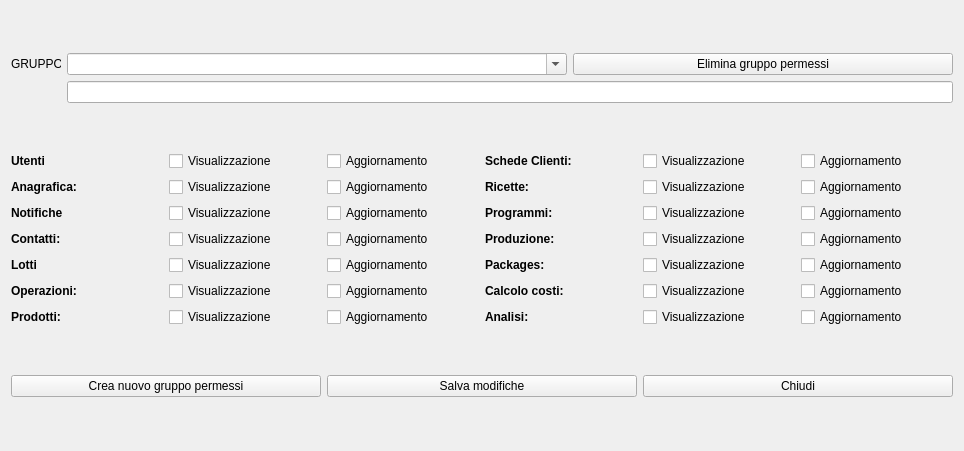
<?xml version="1.0" encoding="UTF-8"?>
<ui version="4.0">
 <class>HGroups</class>
 <widget class="QWidget" name="HGroups">
  <property name="windowModality">
   <enum>Qt::ApplicationModal</enum>
  </property>
  <property name="geometry">
   <rect>
    <x>0</x>
    <y>0</y>
    <width>964</width>
    <height>451</height>
   </rect>
  </property>
  <property name="windowTitle">
   <string>Gestione Gruppi</string>
  </property>
  <property name="windowIcon">
   <iconset resource="icons.qrc">
    <normaloff>:/Resources/user-group-icon.png</normaloff>:/Resources/user-group-icon.png</iconset>
  </property>
  <layout class="QVBoxLayout" name="verticalLayout_2">
   <item>
    <layout class="QVBoxLayout" name="verticalLayout">
     <item>
      <layout class="QGridLayout" name="gridLayout_3">
       <item row="0" column="1">
        <widget class="QComboBox" name="cbGruppi">
         <property name="minimumSize">
          <size>
           <width>500</width>
           <height>0</height>
          </size>
         </property>
         <property name="maximumSize">
          <size>
           <width>500</width>
           <height>16777215</height>
          </size>
         </property>
         <property name="editable">
          <bool>true</bool>
         </property>
        </widget>
       </item>
       <item row="0" column="2">
        <widget class="QPushButton" name="pbDelete">
         <property name="text">
          <string>Elimina gruppo permessi</string>
         </property>
         <property name="icon">
          <iconset resource="icons.qrc">
           <normaloff>:/Resources/Banned-Sign.PNG</normaloff>:/Resources/Banned-Sign.PNG</iconset>
         </property>
         <property name="iconSize">
          <size>
           <width>32</width>
           <height>32</height>
          </size>
         </property>
        </widget>
       </item>
       <item row="0" column="0">
        <widget class="QLabel" name="lb_gruppo">
         <property name="minimumSize">
          <size>
           <width>50</width>
           <height>0</height>
          </size>
         </property>
         <property name="maximumSize">
          <size>
           <width>50</width>
           <height>16777215</height>
          </size>
         </property>
         <property name="text">
          <string>GRUPPO:</string>
         </property>
        </widget>
       </item>
      </layout>
     </item>
     <item>
      <layout class="QGridLayout" name="gridLayout_4">
       <item row="0" column="0">
        <widget class="QLabel" name="spacer">
         <property name="minimumSize">
          <size>
           <width>50</width>
           <height>0</height>
          </size>
         </property>
         <property name="maximumSize">
          <size>
           <width>50</width>
           <height>16777215</height>
          </size>
         </property>
         <property name="text">
          <string/>
         </property>
        </widget>
       </item>
       <item row="0" column="1">
        <widget class="QLineEdit" name="leDesc"/>
       </item>
      </layout>
     </item>
    </layout>
   </item>
   <item>
    <layout class="QHBoxLayout" name="horizontalLayout_2">
     <item>
      <layout class="QGridLayout" name="gridLayout">
       <item row="0" column="0">
        <widget class="QLabel" name="label_2">
         <property name="font">
          <font>
           <bold>true</bold>
          </font>
         </property>
         <property name="text">
          <string>Utenti</string>
         </property>
        </widget>
       </item>
       <item row="0" column="1">
        <widget class="QCheckBox" name="cbVistaUtenti">
         <property name="text">
          <string>Visualizzazione</string>
         </property>
        </widget>
       </item>
       <item row="0" column="2">
        <widget class="QCheckBox" name="cbUpdateUtenti">
         <property name="text">
          <string>Aggiornamento</string>
         </property>
        </widget>
       </item>
       <item row="1" column="0">
        <widget class="QLabel" name="label_3">
         <property name="font">
          <font>
           <bold>true</bold>
          </font>
         </property>
         <property name="text">
          <string>Anagrafica:</string>
         </property>
        </widget>
       </item>
       <item row="1" column="1">
        <widget class="QCheckBox" name="cbVistaAnagrafica">
         <property name="text">
          <string>Visualizzazione</string>
         </property>
        </widget>
       </item>
       <item row="1" column="2">
        <widget class="QCheckBox" name="cbUpdateAnagrafica">
         <property name="text">
          <string>Aggiornamento</string>
         </property>
        </widget>
       </item>
       <item row="2" column="0">
        <widget class="QLabel" name="label_4">
         <property name="font">
          <font>
           <bold>true</bold>
          </font>
         </property>
         <property name="text">
          <string>Notifiche</string>
         </property>
        </widget>
       </item>
       <item row="2" column="1">
        <widget class="QCheckBox" name="cbVistaNotifiche">
         <property name="text">
          <string>Visualizzazione</string>
         </property>
        </widget>
       </item>
       <item row="2" column="2">
        <widget class="QCheckBox" name="cbUpdateNotifiche">
         <property name="text">
          <string>Aggiornamento</string>
         </property>
        </widget>
       </item>
       <item row="3" column="0">
        <widget class="QLabel" name="label_6">
         <property name="font">
          <font>
           <bold>true</bold>
          </font>
         </property>
         <property name="text">
          <string>Contatti:</string>
         </property>
        </widget>
       </item>
       <item row="3" column="1">
        <widget class="QCheckBox" name="cbVistacontatti">
         <property name="text">
          <string>Visualizzazione</string>
         </property>
        </widget>
       </item>
       <item row="3" column="2">
        <widget class="QCheckBox" name="cbUpdateContatti">
         <property name="text">
          <string>Aggiornamento</string>
         </property>
        </widget>
       </item>
       <item row="4" column="0">
        <widget class="QLabel" name="label_7">
         <property name="font">
          <font>
           <bold>true</bold>
          </font>
         </property>
         <property name="text">
          <string>Lotti</string>
         </property>
        </widget>
       </item>
       <item row="4" column="1">
        <widget class="QCheckBox" name="cbVistaLotti">
         <property name="text">
          <string>Visualizzazione</string>
         </property>
        </widget>
       </item>
       <item row="4" column="2">
        <widget class="QCheckBox" name="cbUpdateLotti">
         <property name="text">
          <string>Aggiornamento</string>
         </property>
        </widget>
       </item>
       <item row="5" column="0">
        <widget class="QLabel" name="label_5">
         <property name="font">
          <font>
           <bold>true</bold>
          </font>
         </property>
         <property name="text">
          <string>Operazioni:</string>
         </property>
        </widget>
       </item>
       <item row="5" column="1">
        <widget class="QCheckBox" name="cbVistaOperazioni">
         <property name="text">
          <string>Visualizzazione</string>
         </property>
        </widget>
       </item>
       <item row="5" column="2">
        <widget class="QCheckBox" name="cbUpdateOperazioni">
         <property name="text">
          <string>Aggiornamento</string>
         </property>
        </widget>
       </item>
       <item row="6" column="0">
        <widget class="QLabel" name="label_8">
         <property name="font">
          <font>
           <bold>true</bold>
          </font>
         </property>
         <property name="text">
          <string>Prodotti:</string>
         </property>
        </widget>
       </item>
       <item row="6" column="1">
        <widget class="QCheckBox" name="cbVistaProdotti">
         <property name="text">
          <string>Visualizzazione</string>
         </property>
        </widget>
       </item>
       <item row="6" column="2">
        <widget class="QCheckBox" name="cbUpdateProdotti">
         <property name="text">
          <string>Aggiornamento</string>
         </property>
        </widget>
       </item>
      </layout>
     </item>
     <item>
      <layout class="QGridLayout" name="gridLayout_2">
       <item row="0" column="0">
        <widget class="QLabel" name="label_9">
         <property name="font">
          <font>
           <bold>true</bold>
          </font>
         </property>
         <property name="text">
          <string>Schede Clienti:</string>
         </property>
        </widget>
       </item>
       <item row="0" column="1">
        <widget class="QCheckBox" name="cbVistaSchede">
         <property name="text">
          <string>Visualizzazione</string>
         </property>
        </widget>
       </item>
       <item row="0" column="2">
        <widget class="QCheckBox" name="cbUpdateSchede">
         <property name="text">
          <string>Aggiornamento</string>
         </property>
        </widget>
       </item>
       <item row="1" column="0">
        <widget class="QLabel" name="label_10">
         <property name="font">
          <font>
           <bold>true</bold>
          </font>
         </property>
         <property name="text">
          <string>Ricette:</string>
         </property>
        </widget>
       </item>
       <item row="1" column="1">
        <widget class="QCheckBox" name="cbVistaRicette">
         <property name="text">
          <string>Visualizzazione</string>
         </property>
        </widget>
       </item>
       <item row="1" column="2">
        <widget class="QCheckBox" name="cbUpdateRicette">
         <property name="text">
          <string>Aggiornamento</string>
         </property>
        </widget>
       </item>
       <item row="2" column="0">
        <widget class="QLabel" name="label_11">
         <property name="font">
          <font>
           <bold>true</bold>
          </font>
         </property>
         <property name="text">
          <string>Programmi:</string>
         </property>
        </widget>
       </item>
       <item row="2" column="1">
        <widget class="QCheckBox" name="cbVistaProgrammi">
         <property name="text">
          <string>Visualizzazione</string>
         </property>
        </widget>
       </item>
       <item row="2" column="2">
        <widget class="QCheckBox" name="cbUpdateProgrammi">
         <property name="text">
          <string>Aggiornamento</string>
         </property>
        </widget>
       </item>
       <item row="3" column="0">
        <widget class="QLabel" name="label_12">
         <property name="font">
          <font>
           <bold>true</bold>
          </font>
         </property>
         <property name="text">
          <string>Produzione:</string>
         </property>
        </widget>
       </item>
       <item row="3" column="1">
        <widget class="QCheckBox" name="cbVistaProduzione">
         <property name="text">
          <string>Visualizzazione</string>
         </property>
        </widget>
       </item>
       <item row="3" column="2">
        <widget class="QCheckBox" name="cbUpdateProduzione">
         <property name="text">
          <string>Aggiornamento</string>
         </property>
        </widget>
       </item>
       <item row="4" column="0">
        <widget class="QLabel" name="label_13">
         <property name="font">
          <font>
           <bold>true</bold>
          </font>
         </property>
         <property name="text">
          <string>Packages:</string>
         </property>
        </widget>
       </item>
       <item row="4" column="1">
        <widget class="QCheckBox" name="cbVistaPackages">
         <property name="text">
          <string>Visualizzazione</string>
         </property>
        </widget>
       </item>
       <item row="4" column="2">
        <widget class="QCheckBox" name="cbUpdatePackages">
         <property name="text">
          <string>Aggiornamento</string>
         </property>
        </widget>
       </item>
       <item row="5" column="0">
        <widget class="QLabel" name="label_14">
         <property name="font">
          <font>
           <bold>true</bold>
          </font>
         </property>
         <property name="text">
          <string>Calcolo costi:</string>
         </property>
        </widget>
       </item>
       <item row="5" column="1">
        <widget class="QCheckBox" name="cbVistaCalcoloCosti">
         <property name="text">
          <string>Visualizzazione</string>
         </property>
        </widget>
       </item>
       <item row="5" column="2">
        <widget class="QCheckBox" name="cbUpdateCalcoloCosti">
         <property name="text">
          <string>Aggiornamento</string>
         </property>
        </widget>
       </item>
       <item row="6" column="0">
        <widget class="QLabel" name="label_15">
         <property name="font">
          <font>
           <bold>true</bold>
          </font>
         </property>
         <property name="text">
          <string>Analisi:</string>
         </property>
        </widget>
       </item>
       <item row="6" column="1">
        <widget class="QCheckBox" name="cbVistaAnalisi">
         <property name="text">
          <string>Visualizzazione</string>
         </property>
        </widget>
       </item>
       <item row="6" column="2">
        <widget class="QCheckBox" name="cbUpdateAnalisi">
         <property name="text">
          <string>Aggiornamento</string>
         </property>
        </widget>
       </item>
      </layout>
     </item>
    </layout>
   </item>
   <item>
    <layout class="QHBoxLayout" name="horizontalLayout_4">
     <item>
      <widget class="QPushButton" name="pbCreateGroup">
       <property name="text">
        <string>Crea nuovo gruppo permessi</string>
       </property>
       <property name="icon">
        <iconset resource="icons.qrc">
         <normaloff>:/Resources/user-group-icon.png</normaloff>:/Resources/user-group-icon.png</iconset>
       </property>
       <property name="iconSize">
        <size>
         <width>32</width>
         <height>32</height>
        </size>
       </property>
      </widget>
     </item>
     <item>
      <widget class="QPushButton" name="pbSave">
       <property name="text">
        <string>Salva modifiche</string>
       </property>
       <property name="icon">
        <iconset resource="icons.qrc">
         <normaloff>:/Resources/save-icon.png</normaloff>:/Resources/save-icon.png</iconset>
       </property>
       <property name="iconSize">
        <size>
         <width>32</width>
         <height>32</height>
        </size>
       </property>
      </widget>
     </item>
     <item>
      <widget class="QPushButton" name="pbClose">
       <property name="text">
        <string>Chiudi</string>
       </property>
       <property name="icon">
        <iconset resource="icons.qrc">
         <normaloff>:/Resources/Actions-window-close-icon.png</normaloff>:/Resources/Actions-window-close-icon.png</iconset>
       </property>
       <property name="iconSize">
        <size>
         <width>32</width>
         <height>32</height>
        </size>
       </property>
      </widget>
     </item>
    </layout>
   </item>
  </layout>
 </widget>
 <resources>
  <include location="icons.qrc"/>
 </resources>
 <connections/>
</ui>
